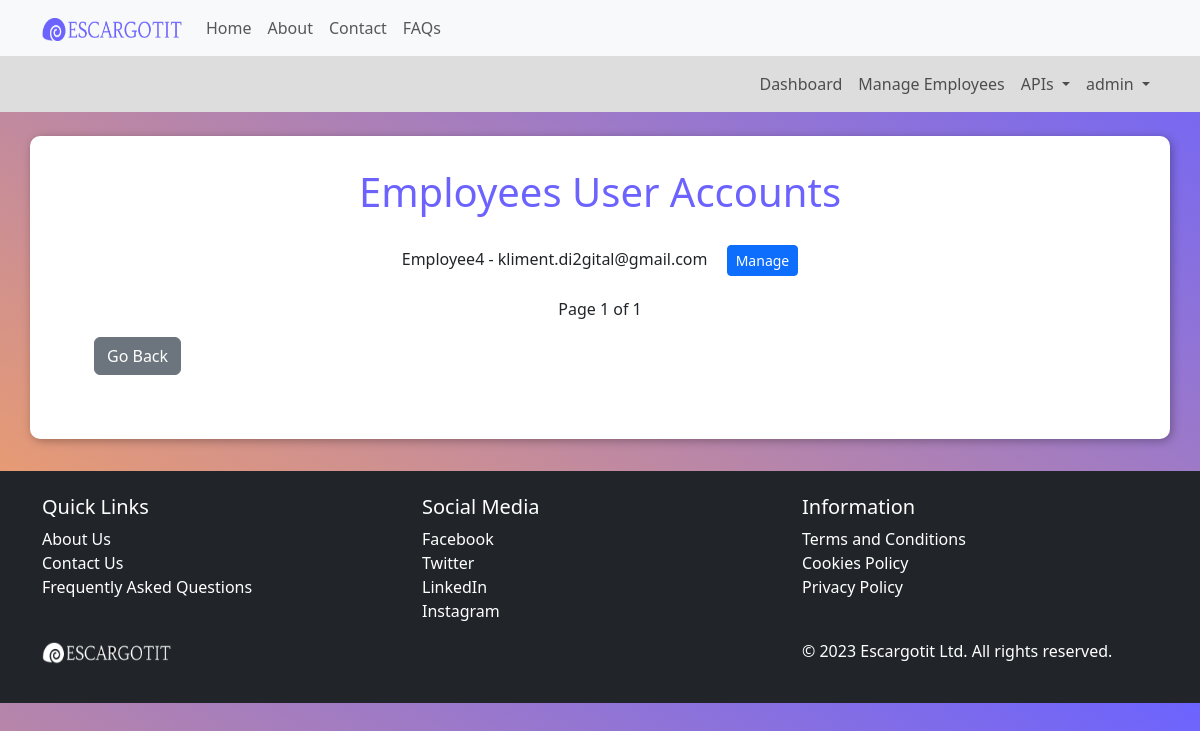
Screenshot of /employees/ (signed in) with the database file from the repository.
### core/models.py (models this page shows, shortened)
class EmployeeUser(models.Model):
    user = models.OneToOneField(User, on_delete=models.CASCADE)
    admin = models.ForeignKey(AdminUser, on_delete=models.CASCADE, null=True, blank=True)
    can_create_snailbed = models.BooleanField(default=False)

### core/views.py (the view)
# urls.py: path('employees/', EmployeeUserListView.as_view(), name='employees'),
class EmployeeUserListView(ListView):
    model = EmployeeUser
    template_name = 'employee_user_list.html'  # Create this template
    context_object_name = 'employees'  # Context variable name for the list of employees
    ordering = ['user__username']  # Define your desired ordering
    paginate_by = 10  # Set the number of items per page (adjust as needed)

### templates/employee_user_list.html (shortened to what this page needs)
{% extends "base/base.html" %}
{% load static %}
{% block scripts %}
    <link href="{% static 'css/employee-user-list.css' %}" rel="stylesheet" type="text/css">
{% endblock %}
{% block content %}
<div class="main container mt-4">
    <h1>Employees User Accounts</h1>
    <ul>
        {% for employee in employees %}
            <li>
                <p>{{ employee.user.username }} - {{ employee.user.email }}
                <a href="{% url 'manage_employee' employee.id %}" class="btn btn-primary btn-sm">Manage</a>
            </li>
        {% empty %}
            <li>No employees found.</li>
        {% endfor %}
    </ul>
    <div class="pagination">
        <span class="step-links">
            {% if employees.has_previous and employees.has_next %}
                {% if employees.has_previous %}
                    <a href="?page=1">&laquo; first</a>
                    <a href="?page={{ employees.previous_page_number }}">previous</a>
                {% endif %}
                <span class="current-page">
                    Page {{ employees.number }} of {{ employees.paginator.num_pages }}
                </span>
                {% if employees.has_next %}
                    <a href="?page={{ employees.next_page_number }}">next</a>
                    <a href="?page={{ employees.paginator.num_pages }}">last &raquo;</a>
                {% endif %}
            {% else %}
                <span class="current-page">
                    Page 1 of 1
                </span>
            {% endif %}
        </span>
    </div>
    <div id="button-container">
        <a class="btn btn-secondary" href="{% url 'custom_admin_panel' %}">Go Back</a>
    </div>
</div>
{% endblock %}

### templates/base/base.html (shortened to what this page needs)
{% load bootstrap5 %}
{% load static %}
<!DOCTYPE html>
<html lang="en">
<head>
    {% bootstrap_css %}
    {% block scripts %}{% endblock %}
</head>
<body>
    <nav class="navbar navbar-expand-lg navbar-light bg-light">
        <div class="container">
            <a class="navbar-brand" href="{% url 'index' %}">
                <img src="{% static 'images/logo.png' %}" width="140" height="23" alt="EscargotIT logo"/>
            </a>
            <div class="collapse navbar-collapse" id="navbarNav">
                <ul class="navbar-nav ml-auto">
                    <li class="nav-item">
                        <a class="nav-link" href="{% url 'index' %}">Home</a>
                    </li>
                    <li class="nav-item">
                        <a class="nav-link" href="{% url 'about' %}">About</a>
                    </li>
                    <li class="nav-item">
                        <a class="nav-link" href="{% url 'contact' %}">Contact</a>
                    </li>
                    <li class="nav-item">
                        <a class="nav-link" href="{% url 'faqs' %}">FAQs</a>
                    </li>
                </ul>
            </div>
        </div>
    </nav>
    {% if user.is_authenticated %}
    <nav class="navbar second navbar-expand-lg navbar-light bg-light">
        <div class="container">
            <div class="collapse navbar-collapse" id="navbarNav">
                <ul class="navbar-nav ml-auto">
                    <li class="nav-item">
                        <a class="nav-link" href="{% url 'dashboard' %}">Dashboard</a>
                    </li>
                    <li class="nav-item">
                        <a class="nav-link" href="{% url 'custom_admin_panel' %}">Manage Employees</a>
                    </li>
                    <li class="nav-item dropdown">
                        <a class="nav-link dropdown-toggle" href="#" id="userDropdown" role="button" data-bs-toggle="dropdown" aria-haspopup="true" aria-expanded="false">
                             APIs
                        </a>
                    </li>
                    <li class="nav-item dropdown">
                        <a class="nav-link dropdown-toggle" href="#" id="userDropdown" role="button" data-bs-toggle="dropdown" aria-haspopup="true" aria-expanded="false">
                             {{ user.username }}
                        </a>
                    </li>
                </ul>
            </div>
        </div>
    </nav>
    {% endif %}
    <link href="{% static 'css/base.css' %}" rel="stylesheet" type="text/css">
    {% block content %}{% endblock %}
    {% include 'base/footer.html' %}
</body>
</html>

### static/css/employee-user-list.css (style rules this page uses)
body { background: linear-gradient(to bottom left, #6c63ff, #ffa659); }
.main.container { background-color: white; box-shadow: 2px 2px 10px rgba(0, 0, 0, 0.3); border-radius: 10px; margin-top: 2rem; margin-bottom: 2rem; padding: 1rem 3rem; }
h1 { color: #6c63ff; padding: 1rem; text-align: center; }
.main ul { padding-left: 0; display: flex; justify-content: center; }
.main li { list-style-type: none; display: flex; flex-direction: row; align-content: center; align-items: center; justify-content: space-between; }
.main li p { margin-bottom: 5px; margin-top: 5px; }
.main li a { margin-left: 15px; }
.pagination { justify-content: center; }
#button-container { padding: 1rem; margin-bottom: 2rem; }

### static/css/base.css (style rules this page uses)
nav.navbar.second { background-color: rgb(222, 221, 221) !important; }
nav.navbar.second > div.container > div.collapse { flex-direction: row-reverse !important; }

### rows the page displays
EmployeeUser: user.username "Employee4", user.email "kliment.di2gital@gmail.com"

### other values shown
{{ user.username }} "admin"
